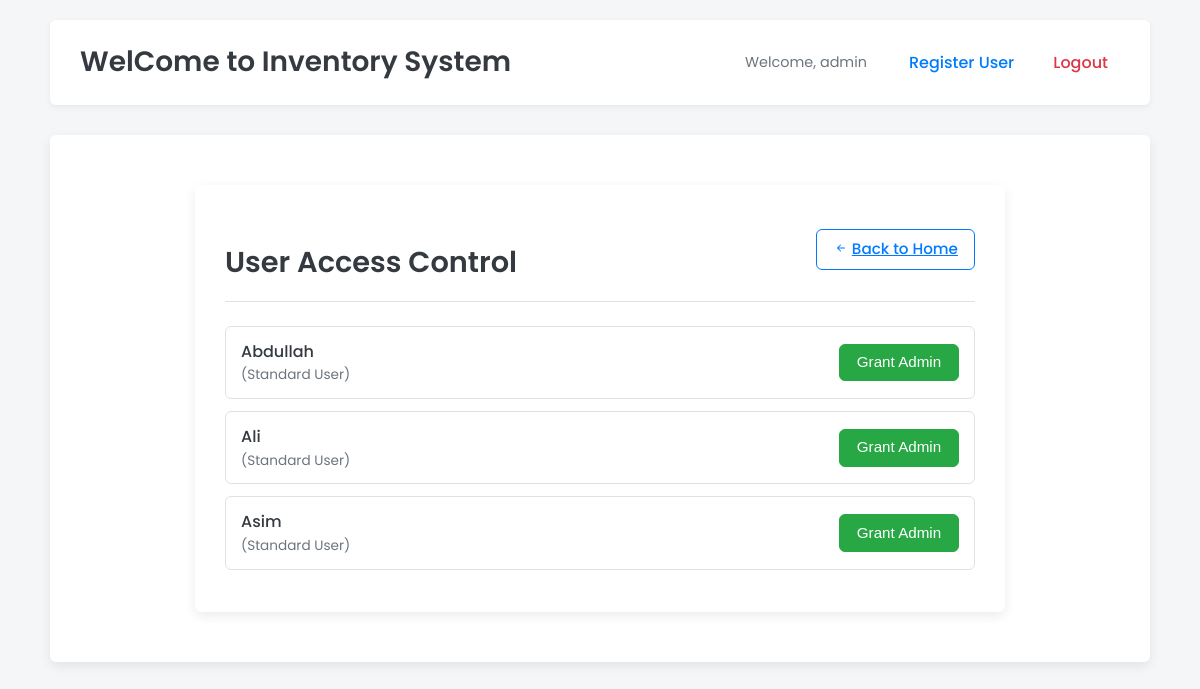
The app's page /grant_access (signed in), older data.
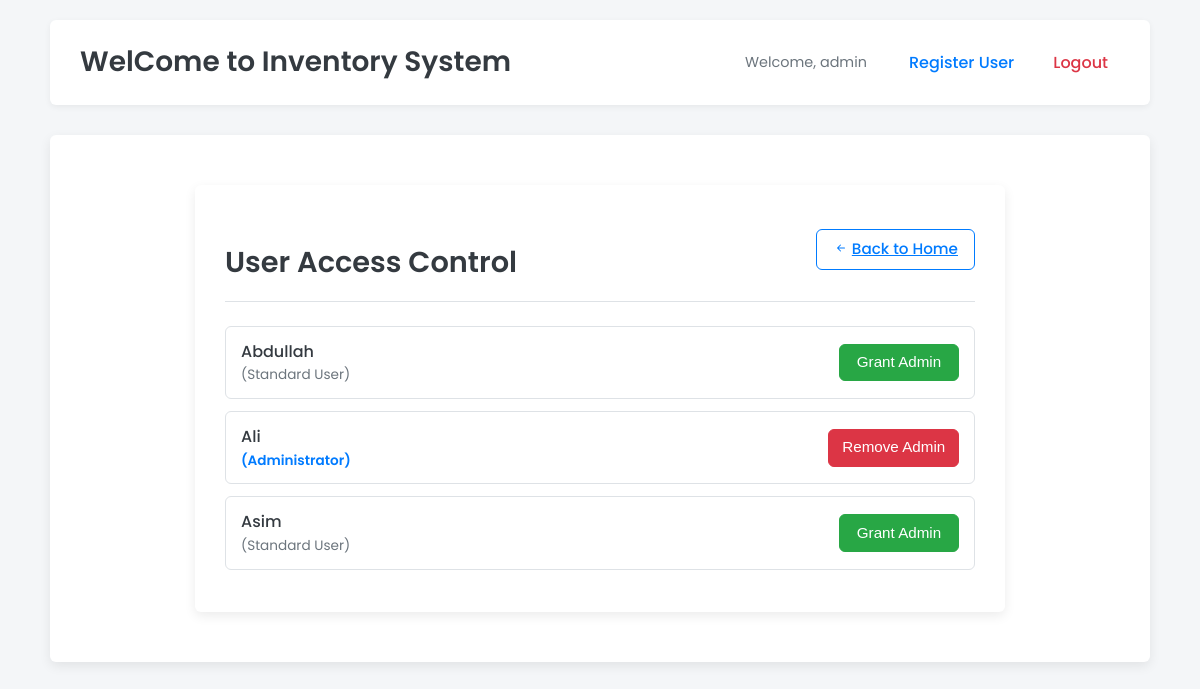
The same page, newer data.
### model.py (models this page shows)
class User(Base):
    __tablename__ = "users"
    id = Column(Integer, primary_key=True, index=True)
    username = Column(String, unique=True, index=True)
    nickname = Column(String, nullable=True)
    email = Column(String, unique=True, index=True)
    hashed_password = Column(String)

### main.py (the view)
@app.get("/grant_access", response_class=HTMLResponse)
def access_ui(request: Request, db: Session = Depends(get_db)):
    if request.cookies.get("user") != "admin":
        return RedirectResponse(url="/")
    users = db.query(model.User).filter(model.User.username != "admin").all()
    return templates.TemplateResponse("user_access.html", {"request": request, "users": users})

### templates/user_access.html (shortened to what this page needs)
{% extends "main.html" %}
{% block content %}
<div class="access-control-container">
  <div class="page-header-flex">
    <h2 class="page-title mb-0">User Access Control</h2>
    <a href="/" class="btn btn-outline-primary">
        Back to Home
    </a>
  </div>
  <div class="user-list">
    {% if users %}
      {% for user_obj in users %} <form method="post" action="" class="user-row">
        <div class="user-info">
          <span class="username">{{ user_obj.username }}</span>
          {% if user_obj.nickname == "admin" %}
            <span class="role-indicator role-admin">(Administrator)</span>
          {% else %}
            <span class="role-indicator">(Standard User)</span>
          {% endif %}
        </div>
        {% if user_obj.username == request.cookies.get("user") and user_obj.nickname == "admin" %} <button type="button" class="btn btn-disabled" disabled>Cannot Modify Self</button>
        {% elif user_obj.nickname == "admin" %}
          <button type="submit" name="action" value="remove_admin" class="btn btn-remove">Remove Admin</button>
        {% else %}
          <button type="submit" name="action" value="grant_admin" class="btn btn-grant">Grant Admin</button>
        {% endif %}
      </form>
      {% endfor %}
    {% else %}
      <p class="text-center text-muted">No users found to manage.</p>
    {% endif %}
  </div>
</div>
{% endblock %}

### templates/main.html (shortened to what this page needs)
<!DOCTYPE html>
<html lang="en">
<head>
</head>
<body>
  <div class="container-main">
    <header>
      <h1>WelCome to <a href="/">Inventory System</a></h1>
      <nav>
        {% if request.cookies.get("user") %}
          <span>Welcome, {{ request.cookies.get("user") }}</span>
          {% if request.cookies.get("user") == 'admin' %}
             <a href="/register">Register User</a>
          {% endif %}
          <a href="/logout" class="logout-btn">Logout</a>
        {% else %}
          <a href="/login">Login</a>
        {% endif %}
      </nav>
    </header>
    <main>
      {% block content %}{% endblock %}
    </main>
  </div>
</body>
</html>

### templates/main.html (style rules this page uses)
:root { --primary-color: #007bff; --primary-hover-color: #0056b3; --secondary-color: #6c757d; --success-color: #28a745; --success-hover-color: #1e7e34; --danger-color: #dc3545; --danger-hover-color: #c82333; --light-color: #f8f9fa; --dark-color: #343a40; --text-color: #333; --text-muted: #6c757d; --border-color: #dee2e6; --background-color: #f4f6f8; --card-bg: #ffffff; --font-family-sans-serif: 'Poppins', sans-serif; --border-radius: 0.375rem; --box-shadow: 0 4px 12px rgba(0, 0, 0, 0.08); --box-shadow-sm: 0 2px 6px rgba(0, 0, 0, 0.06); }
body { font-family: var(--font-family-sans-serif); background-color: var(--background-color); color: var(--text-color); margin: 0; padding: 0; line-height: 1.6; }
.container-main { max-width: 1100px; margin: 0 auto; padding: 20px; }
header { background-color: var(--card-bg); padding: 20px 30px; margin-bottom: 30px; border-radius: var(--border-radius); box-shadow: var(--box-shadow-sm); display: flex; justify-content: space-between; align-items: center; }
header h1 { margin: 0; font-weight: 600; font-size: 1.75rem; color: var(--dark-color); }
header h1 a { color: var(--dark-color); text-decoration: none; }
nav { display: flex; align-items: center; }
nav span { margin-right: 15px; color: var(--text-muted); font-size: 0.9rem; }
nav a { color: var(--primary-color); text-decoration: none; font-weight: 500; margin-left: 15px; transition: color 0.2s ease-in-out; padding: 8px 12px; border-radius: var(--border-radius); }
nav .logout-btn { color: var(--danger-color); }
main { background: var(--card-bg); padding: 30px; border-radius: var(--border-radius); box-shadow: var(--box-shadow); }
.btn { display: inline-block; font-weight: 500; text-align: center; vertical-align: middle; cursor: pointer; user-select: none; background-color: transparent; border: 1px solid transparent; padding: 0.5rem 1rem; font-size: 0.95rem; line-height: 1.5; border-radius: var(--border-radius); transition: color 0.15s ease-in-out, background-color 0.15s ease-in-out, border-color 0.15s ease-in-out, box-shadow 0.15s ease-in-out; }
.btn-outline-primary { color: var(--primary-color); border-color: var(--primary-color); }
h2.page-title { font-size: 1.8rem; font-weight: 600; color: var(--dark-color); margin-bottom: 1.5rem; text-align: center; }

### templates/user_access.html (style rules this page uses)
.access-control-container { max-width: 750px; margin: 20px auto; padding: 30px; background-color: var(--card-bg); border-radius: var(--border-radius); box-shadow: var(--box-shadow); }
.page-header-flex { display: flex; justify-content: space-between; align-items: center; margin-bottom: 1.5rem; padding-bottom: 1rem; border-bottom: 1px solid var(--border-color); }
.page-header-flex h2 { text-align: left; margin-bottom: 0; }
.user-list { margin-top: 1.5rem; }
.user-row { display: flex; align-items: center; justify-content: space-between; padding: 12px 15px; border: 1px solid var(--border-color); border-radius: var(--border-radius); margin-bottom: 12px; background-color: #fff; transition: box-shadow 0.2s ease-in-out; }
.user-info { flex-grow: 1; margin-right: 15px; }
.user-info .username { font-weight: 500; color: var(--dark-color); font-size: 1rem; }
.user-info .role-indicator { font-size: 0.85rem; color: var(--text-muted); display: block; }
.user-info .role-admin { color: var(--primary-color); font-weight: 600; }
.user-row .btn { min-width: 120px; padding: 0.4rem 0.8rem; }
.btn-grant { background-color: var(--success-color); border-color: var(--success-color); color: #fff; }
.btn-remove { background-color: var(--danger-color); border-color: var(--danger-color); color: #fff; }

Row changes from the older to the newer data that the page shows:
changed User "Ali": cookies.get (not shown) → "admin"; nickname "(Standard User) Grant Admin" → "(Administrator) Remove Admin"
Text that changed along with them:
{{ request.cookies.get("user") }}: "admin" → (not shown)
